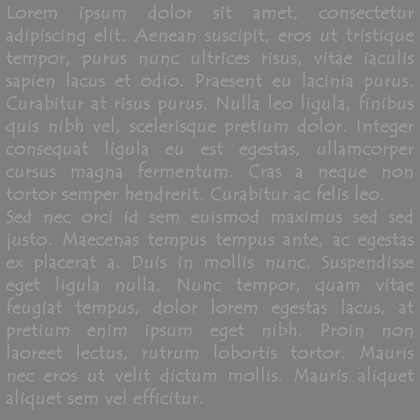
%> input picture Matlab/image_comparison/data/image_lorem/loremipsum.png, 420 x 420 px, shrunk from 1000 x 1000 before the run
$ octave export_image_lorem.m   (GNU Octave 9; MATLAB toolbox functions it lacks are replaced by stand-ins)
%> lines starting %> are read from the running program, lines starting %| are printed output that depends on the picture
### Matlab/image_comparison/common/saveimage.m
function [image_vec, nodes_vec] = saveimage( filename_in, filename_image_out, filename_graph_out, sigma )
%> called with filename_in = 'data/image_lorem/loremipsum.png', filename_image_out = 'output/image_lorem/loremipsum.bin', filename_graph_out = 'output/image_lorem/graph.bin', sigma = 0.2

% load image
myimage_orig = imread(filename_in);
%> myimage_orig is the input picture: size 420x420x3 uint8; min 121, max 159, mean 130.2

% to grayscale
myimage(:,:) = (double(myimage_orig(:,:,1))+double(myimage_orig(:,:,2))+double(myimage_orig(:,:,3)))/3;

% to [0,1]
myimage = myimage/255;

% add noise
%mynoise = normrnd(0,sigma,size(myimage));
mynoise = sigma*randn(size(myimage));
%mynoise = sigma*rand(size(myimage));
myimage2 = myimage + mynoise;
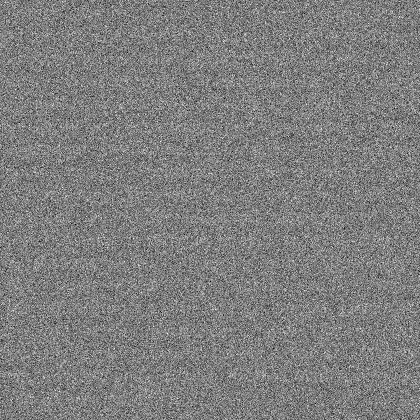
%> myimage2: size 420x420 double; min -0.352, max 1.39, mean 0.51; drawn with min black and max white

% cut out of 0,1
%myimage2 = min(max(myimage2,0),1);

% create graph
rows = size(myimage2,1);
%> rows = 420
cols = size(myimage2,2);
%> cols = 420
nodes = zeros(2,rows*cols);
for y = 1:rows
    for x = 1:cols
        nodes(1,(y-1)*cols+x) = x-1;
        nodes(2,(y-1)*cols+x) = y-1;
    end
end

% show images and graph
figure

% original image
ax(1) = subplot(1,2,1);
hold on
myimage_flip = myimage(end:-1:1,:);
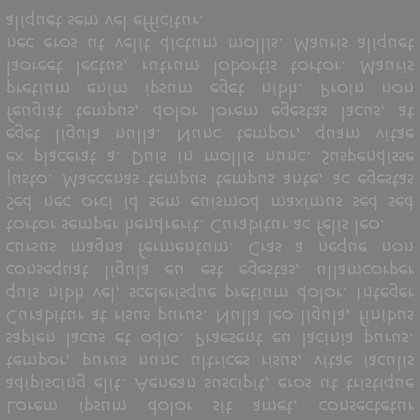
%> myimage_flip: size 420x420 double; min 0.475, max 0.624, mean 0.511; mean of the top-left, top-right, bottom-left and bottom-right quarters 0.511, 0.51, 0.511, 0.511
myimage_show(:,:,1) = myimage_flip;
myimage_show(:,:,2) = myimage_flip;
myimage_show(:,:,3) = myimage_flip;
image(min(max(myimage_show,0),1))
hold off

% image with noise
ax(2) = subplot(1,2,2);
hold on
myimage2_flip = myimage2(end:-1:1,:);
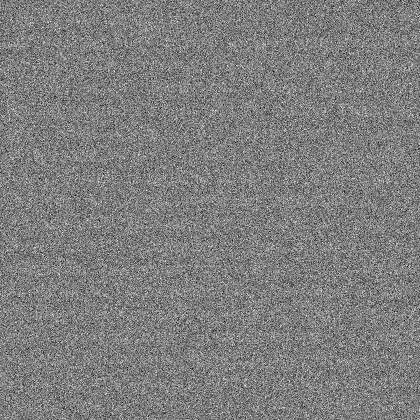
%> myimage2_flip: size 420x420 double; min -0.352, max 1.39, mean 0.51; mean of the top-left, top-right, bottom-left and bottom-right quarters 0.509, 0.51, 0.51, 0.511; drawn with min black and max white
myimage_show(:,:,1) = myimage2_flip;
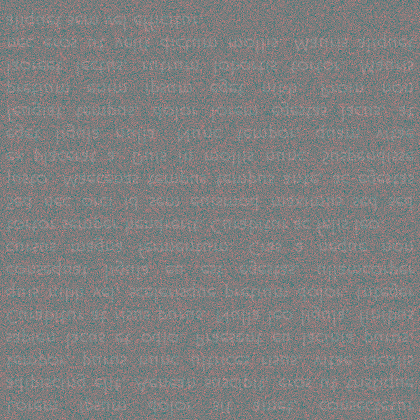
%> myimage_show: size 420x420x3 double; mean R, G, B 0.51, 0.511, 0.511; drawn with min black and max white
myimage_show(:,:,2) = myimage2_flip;
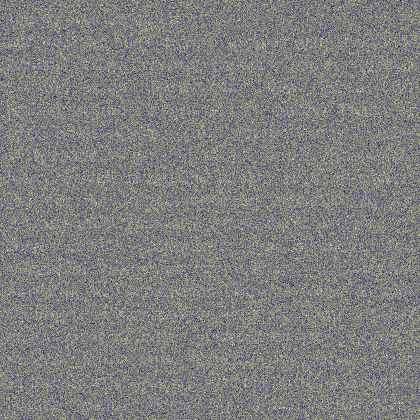
%> myimage_show: size 420x420x3 double; mean R, G, B 0.51, 0.51, 0.511; drawn with min black and max white
myimage_show(:,:,3) = myimage2_flip;
image(min(max(myimage_show,0),1))
hold off

% [5 lines of commented-out code are left out]

axis(ax(1:2),'image')


% now save images as vectors in petsc format
nodes_vec = [nodes(1,:) nodes(2,:)];
savebin( filename_graph_out, nodes_vec );

image_vec = zeros(1,rows*cols);
for y=1:rows
   image_vec((y-1)*cols+1:y*cols) = myimage2(y,:);
end
savebin( filename_image_out, image_vec );


end

### Matlab/image_comparison/common/savebin.m
function savebin( filename, A )

indices = 'int32';
precision = 'float64';

% get size of matrix
[m,n] = size(A);

% open file
fd = fopen(filename,'w','ieee-be');

if issparse(A) || min(size(A)) > 1
    disp('write matrix (1211216)')

    % compute number of zeros in each row
    n_nz = full(sum(A' ~= 0));

    % compute number of all nonzeros
    nz = sum(n_nz);

    % write header of file
    fwrite(fd,[1211216,m,n,nz,n_nz],'int32');

    % prepare CRS format
    [i,j,s] = find(A');

    % write nonzero cols indexes
    fwrite(fd,i-1,'int32');

    % write values
    fwrite(fd,s,'float64');
else
    disp('write vector (1211214)')

    % write header of file
    fwrite(fd,[1211214,m*n],'int32');
    fwrite(fd,A,'float64');

end

% close file
fclose(fd);

end

### Matlab/image_comparison/export_image_lorem.m
% create petsc file with lorem ipsum text image and add noise
%
% Lukas Pospisil, USI, Lugano 2017
%

clear all

addpath(genpath(fullfile(pwd,'../common')))

noise_coeff = 0.2;

image_width = 1000;
image_height = 1000;

filename_in = 'data/image_lorem/loremipsum.png';
filename_image_out = 'output/image_lorem/loremipsum.bin';
filename_graph_out = 'output/image_lorem/graph.bin';

[image_vec, nodes_vec] = saveimage( filename_in, filename_image_out, filename_graph_out, noise_coeff );
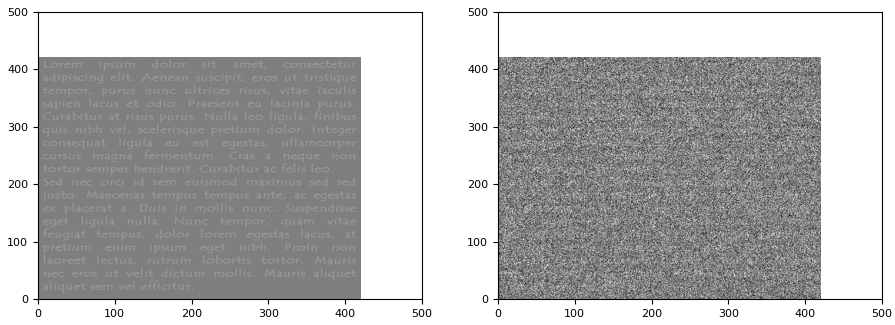
%> figure redrawn from the program's plot data, 2 panels
